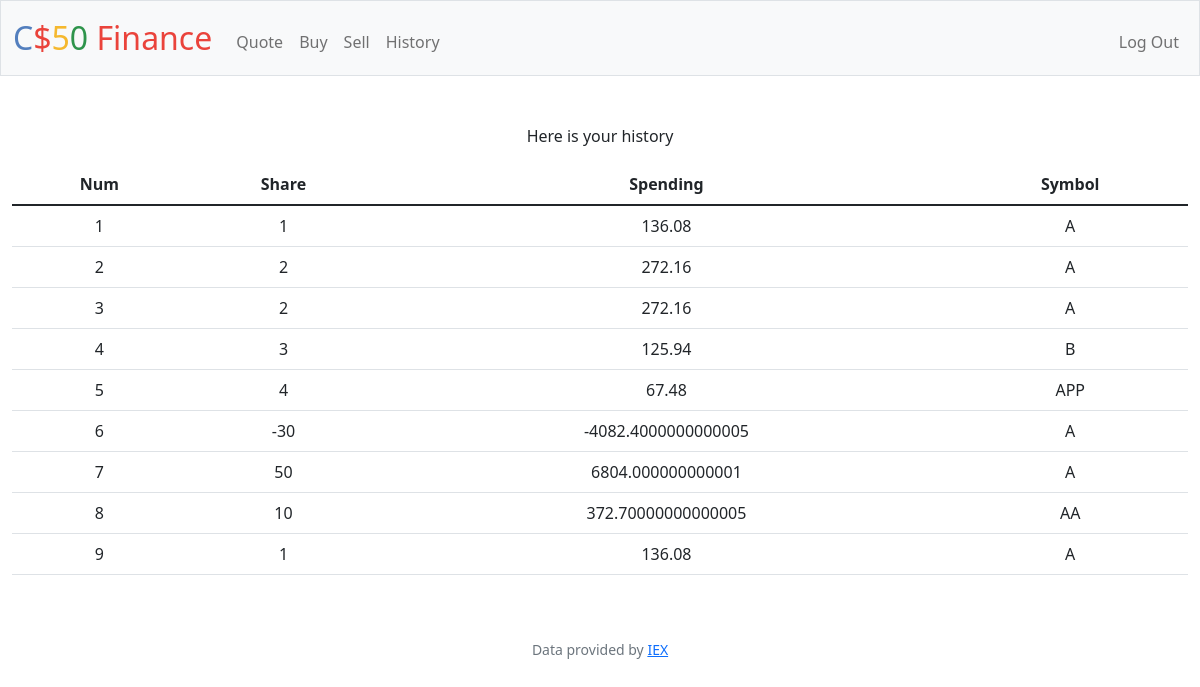
Screenshot of /history (signed in) with the database file from the repository.
### tables this page shows
CREATE TABLE shares (id INTEGER PRIMARY KEY AUTOINCREMENT NOT NULL, username TEXT NOT NULL, share NUMERIC NOT NULL, spend NUMERIC NOT NULL, symbol TEXT NOT NULL);

### app.py (the view)
@app.route("/history")
@login_required
def history():
    user_id = session["user_id"]
    user_history = db.execute(f"SELECT * FROM shares WHERE username = {user_id}")
    print(user_history)
    return render_template("history.html", history=user_history)

### app.py (called while the page is built)
@app.after_request
def after_request(response):
    response.headers["Cache-Control"] = "no-cache, no-store, must-revalidate"
    response.headers["Expires"] = 0
    response.headers["Pragma"] = "no-cache"
    return response

### helpers.py (called while the page is built)
def login_required(f):
    @wraps(f)
    def decorated_function(*args, **kwargs):
        if session.get("user_id") is None:
            return redirect("/login")
        return f(*args, **kwargs)
    return decorated_function

### templates/history.html (shortened to what this page needs)
{% extends "layout.html" %}
{% block main %}
<p>Here is your history</p>
<table class="table">
    <thead>
      <tr>
        <th scope="col">Num</th>
        <th scope="col">Share</th>
        <th scope="col">Spending</th>
        <th scope="col">Symbol</th>
      </tr>
    </thead>
    <tbody>
        {% for i in history %}
      <tr>
        <td>{{i["id"]}}</td>
        <td>{{i["share"]}}</td>
        <td>{{i["spend"]}}</td>
        <td>{{i["symbol"]}}</td>
      </tr>
      {% endfor %}
    </tbody>
  </table>
{% endblock %}

### templates/layout.html (shortened to what this page needs)
<!DOCTYPE html>
<html lang="en">
    <head>
        <link href="https://cdn.jsdelivr.net/npm/bootstrap@5.1.3/dist/css/bootstrap.min.css" rel="stylesheet">
        <link href="/static/styles.css" rel="stylesheet">
    </head>
    <body>
        <nav class="bg-light border navbar navbar-expand-md navbar-light">
            <div class="container-fluid">
                <a class="navbar-brand" href="/"><span class="blue">C</span><span class="red">$</span><span class="yellow">5</span><span class="green">0</span> <span class="red">Finance</span></a>
                <div class="collapse navbar-collapse" id="navbar">
                    {% if session["user_id"] %}
                        <ul class="navbar-nav me-auto mt-2">
                            <li class="nav-item"><a class="nav-link" href="/quote">Quote</a></li>
                            <li class="nav-item"><a class="nav-link" href="/buy">Buy</a></li>
                            <li class="nav-item"><a class="nav-link" href="/sell">Sell</a></li>
                            <li class="nav-item"><a class="nav-link" href="/history">History</a></li>
                        </ul>
                        <ul class="navbar-nav ms-auto mt-2">
                            <li class="nav-item"><a class="nav-link" href="/logout">Log Out</a></li>
                        </ul>
                    {% else %}
                        <ul class="navbar-nav ms-auto mt-2">
                            <li class="nav-item"><a class="nav-link" href="/register">Register</a></li>
                            <li class="nav-item"><a class="nav-link" href="/login">Log In</a></li>
                        </ul>
                    {% endif %}
                </div>
            </div>
        </nav>
        <main class="container-fluid py-5 text-center">
            {% block main %}{% endblock %}
        </main>
        <footer class="mb-5 small text-center text-muted">
            Data provided by <a href="https://iexcloud.io/">IEX</a>
        </footer>
    </body>
</html>

### static/styles.css (style rules this page uses)
nav .navbar-brand { font-size: xx-large; }
nav .navbar-brand .blue { color: #537fbe; }
nav .navbar-brand .red { color: #ea433b; }
nav .navbar-brand .yellow { color: #f5b82e; }
nav .navbar-brand .green { color: #2e944b; }

### rows the page displays
shares: id "1", share "1", spend "136.08", symbol "A"
shares: id "2", share "2", spend "272.16", symbol "A"
shares: id "3", share "2", spend "272.16", symbol "A"
shares: id "4", share "3", spend "125.94", symbol "B"
shares: id "5", share "4", spend "67.48", symbol "APP"
shares: id "6", share "-30", spend "-4082.4000000000005", symbol "A"
shares: id "7", share "50", spend "6804.000000000001", symbol "A"
shares: id "8", share "10", spend "372.70000000000005", symbol "AA"
shares: id "9", share "1", spend "136.08", symbol "A"
